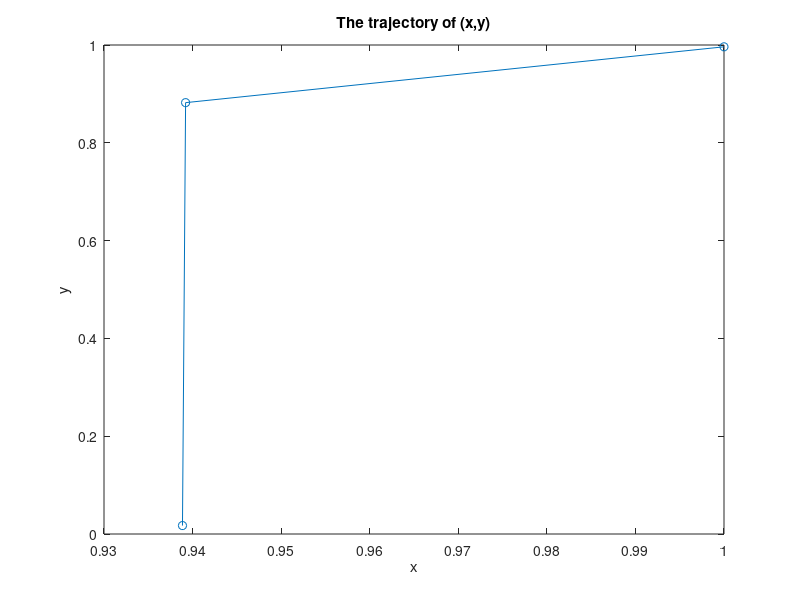
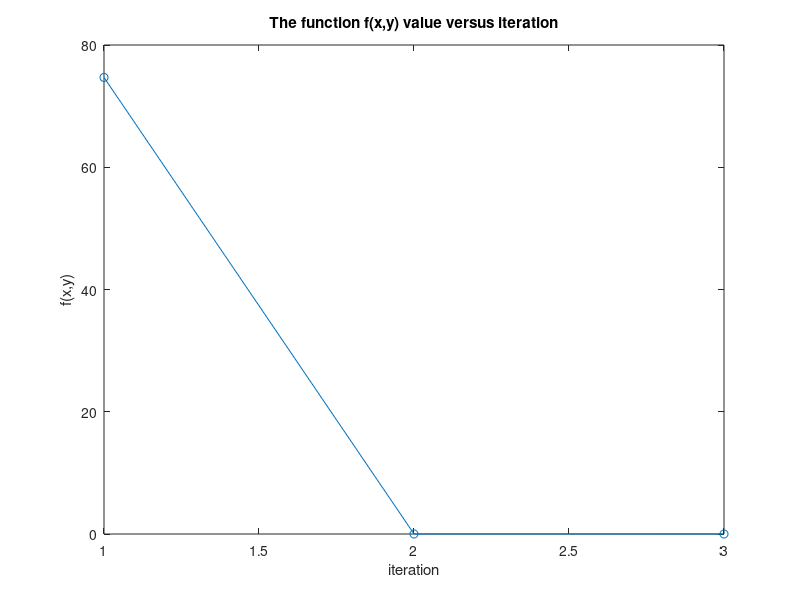

Here is the MATLAB script that generated these plots, in order:
%init
close all;clear;clc;

%para
i=1;%iteration number

x_value=zeros(1,1000);%init vector
y_value=zeros(1,1000);
f_value=zeros(1,1000);
iter_value=zeros(1,1000);

x=rand;%random x,y
x=double(x);
y=rand;
y=double(y);

dx=400*x^3-400*x*y+2*x-2;%derivation
dy=200*y-200*x^2;
dxx=1200.*x.^2-400.*y+2;
dyy=200;
dxy=-400.*x;
f=(1-x).^2+100.*(y-x.^2).^2;
H=[dxx,dxy;dxy,dyy];

while f>0.00000001
    x_value(i)=x;%recording trajectory
    y_value(i)=y;
    f_value(i)=f;
    iter_value(i)=i;
    
    dx=400*x^3-400*x*y+2*x-2;%derivation
    dy=200*y-200*x^2;
    dxx=1200.*x.^2-400.*y+2;
    dyy=200;
    dxy=-400.*x;
    H=[dxx,dxy;dxy,dyy];
    h=inv(H);
    
    x=x-h(1,1).*dx-h(1,2).*dy;%update
    y=y-h(2,1).*dx-h(2,2).*dy;
    f=(1-x).^2+100.*(y-x.^2).^2;
    i=i+1;
end

%plot out (x,y) trajectory 
figure(1);
x_value=x_value(1:i-1);
y_value=y_value(1:i-1);
plot(x_value,y_value,'o-');
hold on;
title('The trajectory of (x,y)');
xlabel('x');
ylabel('y');
%plot out function f value
figure(2);
iter_value=iter_value(1:i-1);
f_value=f_value(1:i-1);
plot(iter_value,f_value,'o-');
hold on;
title('The function f(x,y) value versus iteration');
xlabel('iteration');
ylabel('f(x,y)');